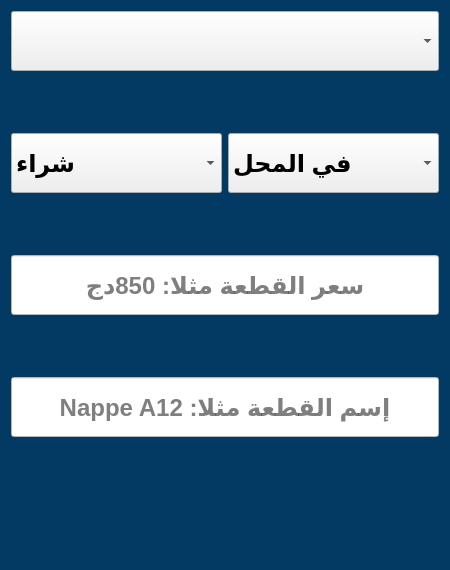
<?xml version="1.0" encoding="UTF-8"?>
<ui version="4.0">
 <class>Form</class>
 <widget class="QWidget" name="Form">
  <property name="geometry">
   <rect>
    <x>0</x>
    <y>0</y>
    <width>450</width>
    <height>570</height>
   </rect>
  </property>
  <property name="minimumSize">
   <size>
    <width>450</width>
    <height>570</height>
   </size>
  </property>
  <property name="maximumSize">
   <size>
    <width>450</width>
    <height>570</height>
   </size>
  </property>
  <property name="windowTitle">
   <string>Form</string>
  </property>
  <property name="styleSheet">
   <string notr="true">background-color:#033a63;</string>
  </property>
  <layout class="QGridLayout" name="gridLayout">
   <item row="0" column="0">
    <layout class="QVBoxLayout" name="verticalLayout">
     <item>
      <widget class="QComboBox" name="supplier">
       <property name="minimumSize">
        <size>
         <width>0</width>
         <height>60</height>
        </size>
       </property>
       <property name="maximumSize">
        <size>
         <width>16777215</width>
         <height>60</height>
        </size>
       </property>
       <property name="font">
        <font>
         <pointsize>18</pointsize>
         <bold>true</bold>
        </font>
       </property>
       <property name="styleSheet">
        <string notr="true">background-color:none;</string>
       </property>
      </widget>
     </item>
     <item>
      <widget class="QLabel" name="supplier_err">
       <property name="minimumSize">
        <size>
         <width>0</width>
         <height>50</height>
        </size>
       </property>
       <property name="maximumSize">
        <size>
         <width>16777215</width>
         <height>50</height>
        </size>
       </property>
       <property name="font">
        <font>
         <pointsize>14</pointsize>
         <bold>true</bold>
        </font>
       </property>
       <property name="styleSheet">
        <string notr="true">color:white;</string>
       </property>
       <property name="text">
        <string/>
       </property>
       <property name="alignment">
        <set>Qt::AlignCenter</set>
       </property>
      </widget>
     </item>
     <item>
      <layout class="QHBoxLayout" name="horizontalLayout_2">
       <item>
        <widget class="QComboBox" name="transaction_type">
         <property name="minimumSize">
          <size>
           <width>0</width>
           <height>60</height>
          </size>
         </property>
         <property name="maximumSize">
          <size>
           <width>16777215</width>
           <height>60</height>
          </size>
         </property>
         <property name="font">
          <font>
           <pointsize>18</pointsize>
           <bold>true</bold>
          </font>
         </property>
         <property name="layoutDirection">
          <enum>Qt::LeftToRight</enum>
         </property>
         <property name="styleSheet">
          <string notr="true">background-color:none;</string>
         </property>
         <item>
          <property name="text">
           <string>شراء</string>
          </property>
         </item>
         <item>
          <property name="text">
           <string>دين</string>
          </property>
         </item>
         <item>
          <property name="text">
           <string>إيداع </string>
          </property>
         </item>
        </widget>
       </item>
       <item>
        <widget class="QComboBox" name="status">
         <property name="maximumSize">
          <size>
           <width>16777215</width>
           <height>60</height>
          </size>
         </property>
         <property name="font">
          <font>
           <pointsize>18</pointsize>
           <bold>true</bold>
          </font>
         </property>
         <property name="layoutDirection">
          <enum>Qt::LeftToRight</enum>
         </property>
         <property name="styleSheet">
          <string notr="true">background-color:none;</string>
         </property>
         <item>
          <property name="text">
           <string>في المحل</string>
          </property>
         </item>
         <item>
          <property name="text">
           <string>تم التركيب</string>
          </property>
         </item>
        </widget>
       </item>
      </layout>
     </item>
     <item>
      <widget class="QLabel" name="transaction_type_err">
       <property name="minimumSize">
        <size>
         <width>0</width>
         <height>50</height>
        </size>
       </property>
       <property name="maximumSize">
        <size>
         <width>16777215</width>
         <height>50</height>
        </size>
       </property>
       <property name="font">
        <font>
         <pointsize>14</pointsize>
         <bold>true</bold>
        </font>
       </property>
       <property name="styleSheet">
        <string notr="true">color:white;</string>
       </property>
       <property name="text">
        <string/>
       </property>
       <property name="alignment">
        <set>Qt::AlignCenter</set>
       </property>
      </widget>
     </item>
     <item>
      <widget class="QLineEdit" name="amount">
       <property name="minimumSize">
        <size>
         <width>0</width>
         <height>60</height>
        </size>
       </property>
       <property name="maximumSize">
        <size>
         <width>16777215</width>
         <height>60</height>
        </size>
       </property>
       <property name="font">
        <font>
         <pointsize>18</pointsize>
         <bold>true</bold>
        </font>
       </property>
       <property name="styleSheet">
        <string notr="true">background-color:white;</string>
       </property>
       <property name="maxLength">
        <number>7</number>
       </property>
       <property name="alignment">
        <set>Qt::AlignCenter</set>
       </property>
       <property name="placeholderText">
        <string>سعر القطعة مثلا: 850دج</string>
       </property>
      </widget>
     </item>
     <item>
      <widget class="QLabel" name="amount_err">
       <property name="minimumSize">
        <size>
         <width>0</width>
         <height>50</height>
        </size>
       </property>
       <property name="maximumSize">
        <size>
         <width>16777215</width>
         <height>50</height>
        </size>
       </property>
       <property name="font">
        <font>
         <pointsize>14</pointsize>
         <bold>true</bold>
        </font>
       </property>
       <property name="styleSheet">
        <string notr="true">color:white;</string>
       </property>
       <property name="text">
        <string/>
       </property>
       <property name="alignment">
        <set>Qt::AlignCenter</set>
       </property>
      </widget>
     </item>
     <item>
      <widget class="QLineEdit" name="note">
       <property name="minimumSize">
        <size>
         <width>0</width>
         <height>60</height>
        </size>
       </property>
       <property name="maximumSize">
        <size>
         <width>16777215</width>
         <height>60</height>
        </size>
       </property>
       <property name="font">
        <font>
         <pointsize>18</pointsize>
         <bold>true</bold>
        </font>
       </property>
       <property name="styleSheet">
        <string notr="true">background-color:white;</string>
       </property>
       <property name="maxLength">
        <number>80</number>
       </property>
       <property name="alignment">
        <set>Qt::AlignCenter</set>
       </property>
       <property name="placeholderText">
        <string>إسم القطعة مثلا: Nappe A12</string>
       </property>
      </widget>
     </item>
     <item>
      <widget class="QLabel" name="note_err">
       <property name="minimumSize">
        <size>
         <width>0</width>
         <height>50</height>
        </size>
       </property>
       <property name="maximumSize">
        <size>
         <width>16777215</width>
         <height>50</height>
        </size>
       </property>
       <property name="font">
        <font>
         <pointsize>14</pointsize>
         <bold>true</bold>
        </font>
       </property>
       <property name="styleSheet">
        <string notr="true">color:white;</string>
       </property>
       <property name="text">
        <string/>
       </property>
       <property name="alignment">
        <set>Qt::AlignCenter</set>
       </property>
      </widget>
     </item>
    </layout>
   </item>
   <item row="1" column="0">
    <layout class="QHBoxLayout" name="horizontalLayout">
     <item>
      <widget class="QPushButton" name="save_btn">
       <property name="minimumSize">
        <size>
         <width>0</width>
         <height>60</height>
        </size>
       </property>
       <property name="maximumSize">
        <size>
         <width>16777215</width>
         <height>60</height>
        </size>
       </property>
       <property name="cursor">
        <cursorShape>PointingHandCursor</cursorShape>
       </property>
       <property name="styleSheet">
        <string notr="true">QPushButton:hover{
	background-color:#3f5482;
	border: 1px solid #3f5482;
}</string>
       </property>
       <property name="text">
        <string/>
       </property>
       <property name="icon">
        <iconset>
         <normaloff>../icons/save.svg</normaloff>../icons/save.svg</iconset>
       </property>
       <property name="iconSize">
        <size>
         <width>50</width>
         <height>50</height>
        </size>
       </property>
       <property name="flat">
        <bool>true</bool>
       </property>
      </widget>
     </item>
     <item>
      <widget class="QPushButton" name="cancel_btn">
       <property name="minimumSize">
        <size>
         <width>0</width>
         <height>60</height>
        </size>
       </property>
       <property name="maximumSize">
        <size>
         <width>16777215</width>
         <height>60</height>
        </size>
       </property>
       <property name="cursor">
        <cursorShape>PointingHandCursor</cursorShape>
       </property>
       <property name="styleSheet">
        <string notr="true">QPushButton:hover{
	background-color:#3f5482;
	border: 1px solid #3f5482;
}</string>
       </property>
       <property name="text">
        <string/>
       </property>
       <property name="icon">
        <iconset>
         <normaloff>../icons/cancel.svg</normaloff>../icons/cancel.svg</iconset>
       </property>
       <property name="iconSize">
        <size>
         <width>50</width>
         <height>50</height>
        </size>
       </property>
       <property name="flat">
        <bool>true</bool>
       </property>
      </widget>
     </item>
    </layout>
   </item>
  </layout>
 </widget>
 <resources/>
 <connections>
  <connection>
   <sender>cancel_btn</sender>
   <signal>clicked()</signal>
   <receiver>Form</receiver>
   <slot>close()</slot>
   <hints>
    <hint type="sourcelabel">
     <x>116</x>
     <y>522</y>
    </hint>
    <hint type="destinationlabel">
     <x>1</x>
     <y>31</y>
    </hint>
   </hints>
  </connection>
 </connections>
</ui>
